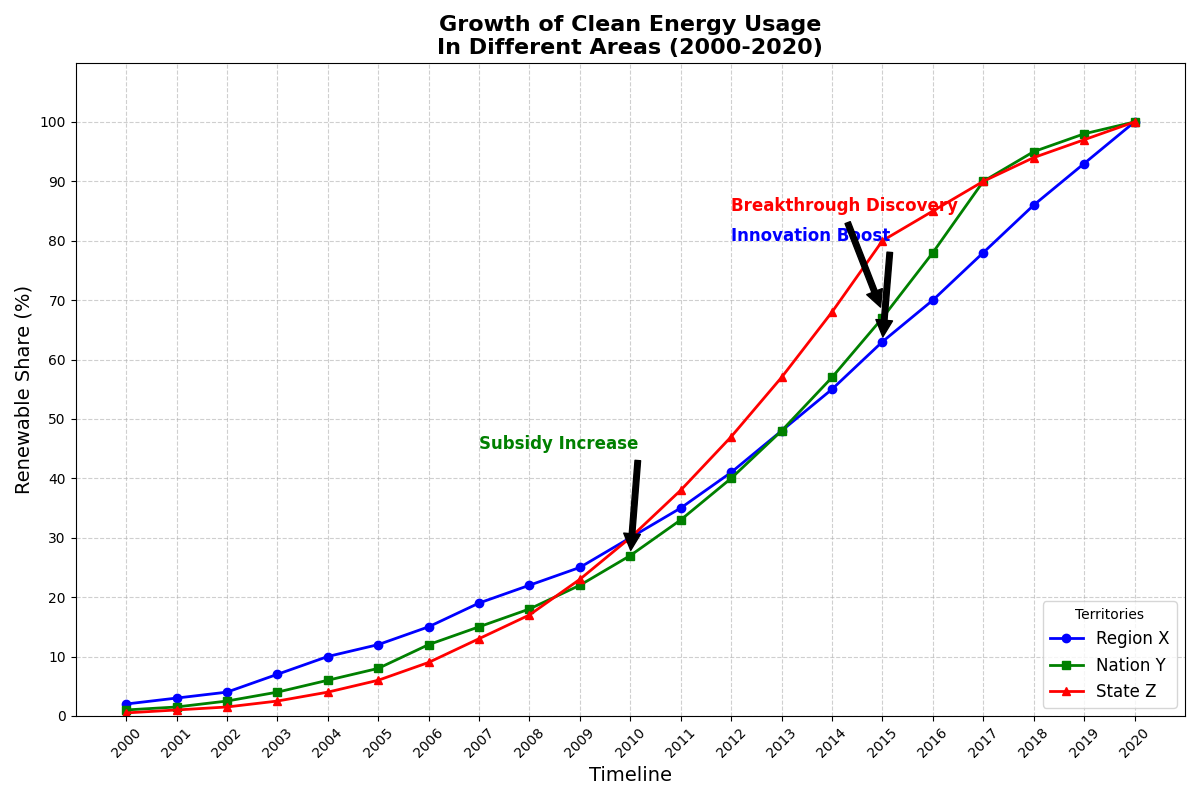

Source code (Python):
import matplotlib.pyplot as plt
import numpy as np

# Data
years = np.arange(2000, 2021)
country_a_adoption = np.array([2, 3, 4, 7, 10, 12, 15, 19, 22, 25, 30, 35, 41, 48, 55, 63, 70, 78, 86, 93, 100])
country_b_adoption = np.array([1, 1.5, 2.5, 4, 6, 8, 12, 15, 18, 22, 27, 33, 40, 48, 57, 67, 78, 90, 95, 98, 100])
country_c_adoption = np.array([0.5, 1, 1.5, 2.5, 4, 6, 9, 13, 17, 23, 30, 38, 47, 57, 68, 80, 85, 90, 94, 97, 100])

# Plotting setup
plt.figure(figsize=(12, 8))

# Plot data
plt.plot(years, country_a_adoption, label='Region X', color='blue', marker='o', linewidth=2, markersize=6)
plt.plot(years, country_b_adoption, label='Nation Y', color='green', marker='s', linewidth=2, markersize=6)
plt.plot(years, country_c_adoption, label='State Z', color='red', marker='^', linewidth=2, markersize=6)

# Plot details
plt.title("Growth of Clean Energy Usage\nIn Different Areas (2000-2020)", fontsize=16, fontweight='bold', ha='center')
plt.xlabel('Timeline', fontsize=14)
plt.ylabel('Renewable Share (%)', fontsize=14)
plt.xticks(years, rotation=45)
plt.yticks(np.arange(0, 101, 10))
plt.ylim(0, 110)
plt.grid(True, linestyle='--', alpha=0.6)

# Add legends
plt.legend(title='Territories', fontsize=12, loc='lower right')

# Annotations for key points
plt.annotate('Innovation Boost',
             xy=(2015, 63), xytext=(2012, 80),
             arrowprops=dict(facecolor='black', shrink=0.05),
             fontsize=12, color='blue', fontweight='bold')

plt.annotate('Subsidy Increase',
             xy=(2010, 27), xytext=(2007, 45),
             arrowprops=dict(facecolor='black', shrink=0.05),
             fontsize=12, color='green', fontweight='bold')

plt.annotate('Breakthrough Discovery',
             xy=(2015, 68), xytext=(2012, 85),
             arrowprops=dict(facecolor='black', shrink=0.05),
             fontsize=12, color='red', fontweight='bold')

# Automatically adjust layout to prevent overlap
plt.tight_layout()

# Show final plot
plt.show()
